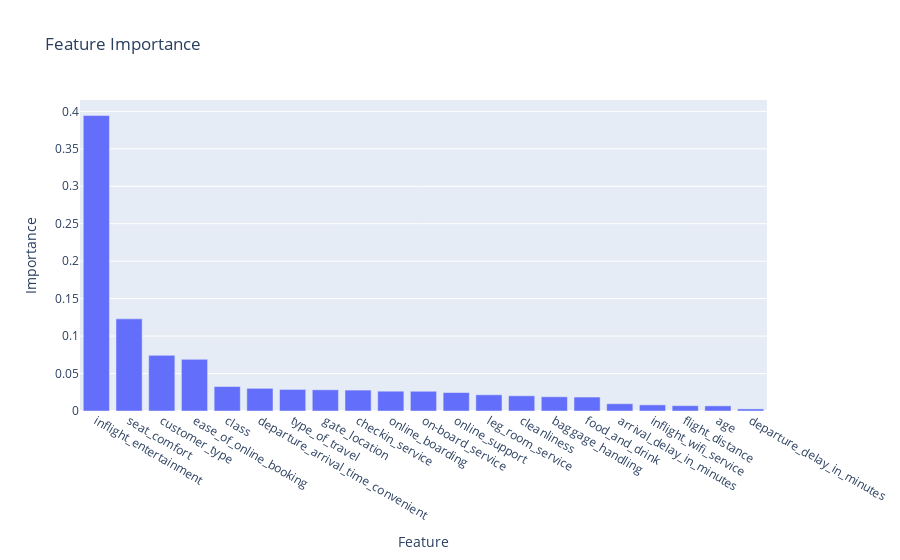
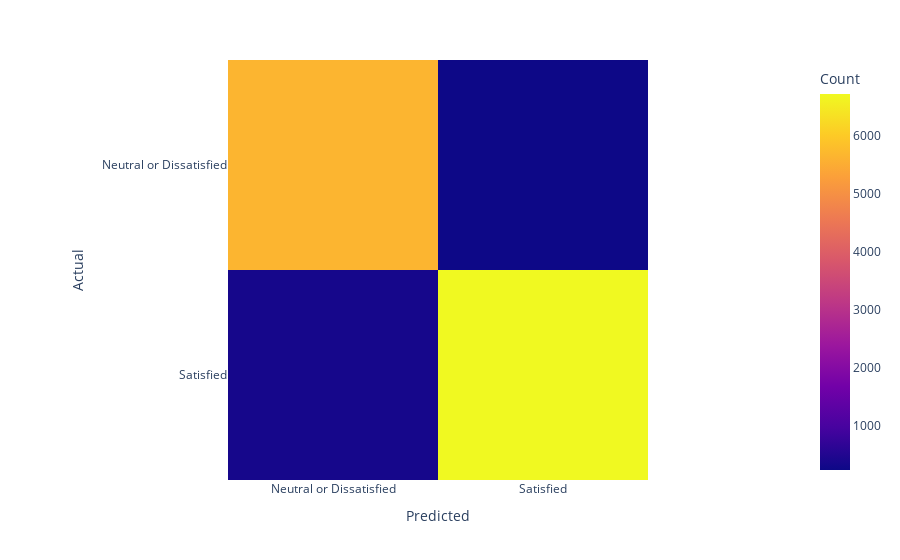
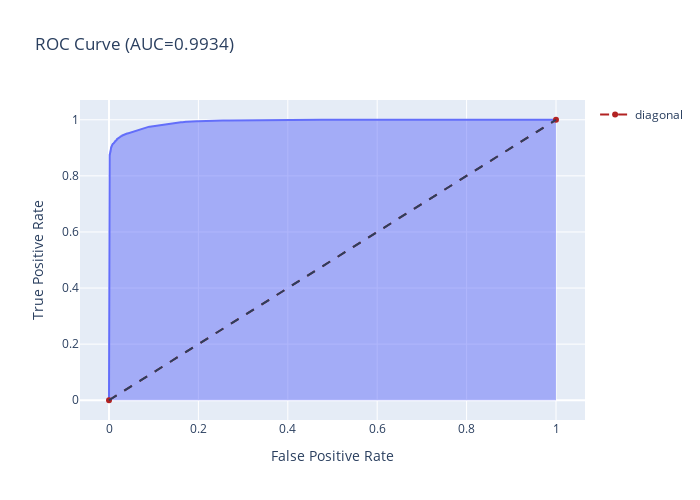

Notebook cell for these charts, in order:
### Code cell
from sklearn.metrics import roc_curve, auc

# Some post training visualizations
# Feature Importance
# Feature Importance
feature_importance = model.feature_importances_
sorted_idx = np.argsort(feature_importance)[::-1]

fig = px.bar(x=X.columns[sorted_idx], y=feature_importance[sorted_idx], labels={'x':'Feature', 'y':'Importance'}, title='Feature Importance')
fig.show()

# Confusion Matrix
fig = px.imshow(cm, labels=dict(x="Predicted", y="Actual", color="Count"), x=['Neutral or Dissatisfied', 'Satisfied'], y=['Neutral or Dissatisfied', 'Satisfied'])
fig.show()

# ROC Curve
y_pred_proba = model.predict_proba(X_test)[:,1]
fpr, tpr, _ = roc_curve(y_test, y_pred_proba)
roc_auc = auc(fpr, tpr)

fig = px.area(
    x=fpr, y=tpr,
    title=f'ROC Curve (AUC={roc_auc:.4f})',
    labels=dict(x='False Positive Rate', y='True Positive Rate'),
    width=700, height=500
)
fig.add_shape(
    type='line', line=dict(dash='dash'),
    x0=0, x1=1, y0=0, y1=1
)

fig.add_trace(go.Scatter(x=[0, 1], y=[0, 1], line=dict(color='firebrick', dash='dash'), name='diagonal'))
fig.show()

### Figure 1 — Plotly figure (JSON) as saved in the notebook; plotly's stock layout.template omitted (floating-point values rounded to 4 significant figures)
{"data": [{"alignmentgroup": "True", "hovertemplate": "Feature=%{x}<br>Importance=%{y}<extra></extra>", "legendgroup": "", "marker": {"color": "#636efa", "pattern": {"shape": ""}}, "name": "", "offsetgroup": "", "orientation": "v", "showlegend": false, "textposition": "auto", "type": "bar", "x": ["inflight_entertainment", "seat_comfort", "customer_type", "ease_of_online_booking", "class", "departure_arrival_time_convenient", "type_of_travel", "gate_location", "checkin_service", "online_boarding", "on-board_service", "online_support", "leg_room_service", "cleanliness", "baggage_handling", "food_and_drink", "arrival_delay_in_minutes", "inflight_wifi_service", "flight_distance", "age", "departure_delay_in_minutes"], "xaxis": "x", "y": [0.3944, 0.123, 0.07425, 0.06892, 0.03263, 0.03026, 0.02879, 0.0283, 0.02791, 0.02643, 0.02634, 0.02462, 0.02164, 0.02029, 0.01899, 0.01862, 0.009701, 0.008184, 0.007095, 0.006863, 0.002789], "yaxis": "y"}], "layout": {"barmode": "relative", "legend": {"tracegroupgap": 0}, "title": {"text": "Feature Importance"}, "xaxis": {"anchor": "y", "domain": [0, 1], "title": {"text": "Feature"}}, "yaxis": {"anchor": "x", "domain": [0, 1], "title": {"text": "Importance"}}}}

### Figure 2 — Plotly figure (JSON) as saved in the notebook; plotly's stock layout.template omitted (floating-point values rounded to 4 significant figures)
{"data": [{"coloraxis": "coloraxis", "hovertemplate": "Predicted: %{x}<br>Actual: %{y}<br>Count: %{z}<extra></extra>", "name": "0", "type": "heatmap", "x": ["Neutral or Dissatisfied", "Satisfied"], "xaxis": "x", "y": ["Neutral or Dissatisfied", "Satisfied"], "yaxis": "y", "z": [[5643, 239], [347, 6720]]}], "layout": {"coloraxis": {"colorbar": {"title": {"text": "Count"}}, "colorscale": [[0, "#0d0887"], [0.1111, "#46039f"], [0.2222, "#7201a8"], [0.3333, "#9c179e"], [0.4444, "#bd3786"], [0.5556, "#d8576b"], [0.6667, "#ed7953"], [0.7778, "#fb9f3a"], [0.8889, "#fdca26"], [1, "#f0f921"]]}, "margin": {"t": 60}, "xaxis": {"anchor": "y", "constrain": "domain", "domain": [0, 1], "scaleanchor": "y", "title": {"text": "Predicted"}}, "yaxis": {"anchor": "x", "autorange": "reversed", "constrain": "domain", "domain": [0, 1], "title": {"text": "Actual"}}}}

### Figure 3 — Plotly figure (JSON) as saved in the notebook; plotly's stock layout.template omitted (floating-point values rounded to 4 significant figures; data arrays with more than 128 entries replaced by an {"elided": "..."} marker saying what was removed)
{"data": [{"fillpattern": {"shape": ""}, "hovertemplate": "False Positive Rate=%{x}<br>True Positive Rate=%{y}<extra></extra>", "legendgroup": "", "line": {"color": "#636efa"}, "marker": {"symbol": "circle"}, "mode": "lines", "name": "", "orientation": "v", "showlegend": false, "stackgroup": "1", "type": "scatter", "x": {"elided": "1959 float values"}, "xaxis": "x", "y": {"elided": "1959 float values"}, "yaxis": "y"}, {"line": {"color": "firebrick", "dash": "dash"}, "name": "diagonal", "type": "scatter", "x": [0, 1], "y": [0, 1]}], "layout": {"height": 500, "legend": {"tracegroupgap": 0}, "shapes": [{"line": {"dash": "dash"}, "type": "line", "x0": 0, "x1": 1, "y0": 0, "y1": 1}], "title": {"text": "ROC Curve (AUC=0.9934)"}, "width": 700, "xaxis": {"anchor": "y", "domain": [0, 1], "title": {"text": "False Positive Rate"}}, "yaxis": {"anchor": "x", "domain": [0, 1], "title": {"text": "True Positive Rate"}}}}
